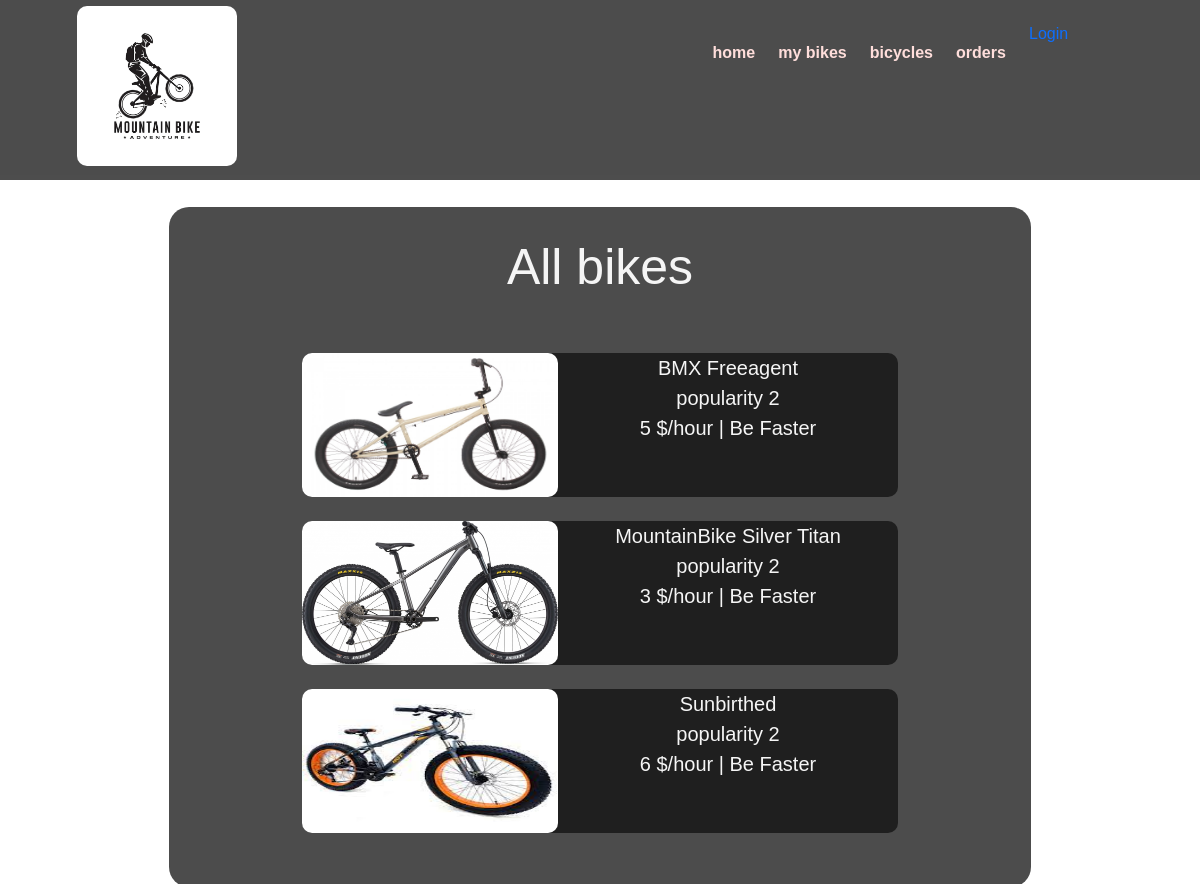
Screenshot of /bikes/ with the database file from the repository.
### homepage/models.py (models this page shows, shortened)
class Bicycle(models.Model):
    station = models.ForeignKey(BicycleStation, on_delete=models.CASCADE)
    photo = models.ImageField(verbose_name='Bicycle photo', upload_to='bicycles/', blank=True, null=True)
    name = models.CharField('Bicycle name', max_length=50)
    description = models.TextField('Description')
    usages = models.PositiveIntegerField('Amount of usages')
    status = models.CharField('Status', max_length=50,default="free")
    price = models.PositiveIntegerField('Hire price')
    user = models.PositiveIntegerField("Sharing user", default=0)

class BicycleStation(models.Model):
    name = models.CharField('Station name', max_length=50)

### homepage/views.py (the view)
# urls.py: path('bikes/', views.allBikes, name="bikes"),
def allBikes(request):
    data = {
        'bikeStation': BicycleStation(name="All bikes"),
        'bikes': Bicycle.objects.all()
    }
    return render(request, 'homePage/bicycles.html', data)

### homepage/templates/homePage/bicycles.html (shortened to what this page needs)
{%extends 'layouts.html'%}
{% block content %}
<div class = "features">
    <h1 >{{bikeStation.name}}</h1>
    <br>
    <br>
    {%for bike in bikes%}
    {%if bike.status == "free"%}
    <a class = "bike-card" href="{% url 'bikeDetails' bike.station.id bike.id%}">
        <img src="/media/{{bike.photo}}" width="256" height="144" class = "leftimg" >
        {{bike.name}}<br>
        popularity {{bike.usages}}<br>
        {{bike.price}} $/hour
        {%if bikeStation.name == "All bikes"%}
        | {{bike.station.name}}
        {%endif%}
        </a>
    <br><br>
    {%endif%}
    {%endfor%}
</div>
{%endblock%}

### homepage/templates/layouts.html (shortened to what this page needs)
{% load static%}
<html lang="en">
<head>
    <link rel="stylesheet" href="https://cdn.jsdelivr.net/npm/bootstrap@5.2.2/dist/css/bootstrap.min.css">
    <link rel="stylesheet" href="{% static 'main/css/main.css'%}">
</head>
<body class = "bg-image" >
<aside>
    <img src="{% static 'main/img/logo.png'%}" alt="Logo">
    <ul>
        <a href="{% url 'homePage'%}"> <li ><iconify-icon inline icon="material-symbols:home-rounded" width="44" height="44"></iconify-icon>home</li></a>
        <a href="{% url 'make_order' 'trolley' 0 %}"> <li ><iconify-icon inline icon="simple-icons:authy" width="44" height="44"></iconify-icon>my bikes</li></a>
        <a href="{% url 'bikes'%}"> <li ><iconify-icon inline icon="mdi:bike-fast" width="44" height="44"></iconify-icon> bicycles</li></a>
        <a href="{%url 'trolley'%}"> <li ><iconify-icon inline icon="mdi:trolley" width="44" height="44"></iconify-icon>orders</li></a>
    </ul>
    {% if user.is_authenticated %}
        <div class="username">Hi {{ user.username }}!
    {% else %}
        <a href = "{% url 'login/out' %}">Login</a>
        {%endif%}
    </aside>
<main>{%block content%}
{%endblock%}
</main>
</body>
</html>

### homepage/static/main/css/main.css (style rules this page uses)
body, html { background-image: url('../img/blured_back.bmp'); background-position: center; background-repeat: no-repeat; background-attachment: fixed; font-family: Arial, Helvetica, sans-serif; }
.bg-image { height:100%; }
aside { z-index:2; position: fixed; top: 0%; left: 0%; background-color: rgba(0,0,0, 0.7); width:100%; display:block; padding:0.5%; height:180px; border-bottom:5px solid #4d4d4d; }
aside img { float:left; display:block; margin-right:40%; margin-left:6%; border-radius:10px; width: 160px; }
aside a { text-decoration:none; }
aside ul { list-style:none; }
aside ul li { color:#ffdedb; font-weight:bold; display:block; float:left; margin-top: 3%; margin-right:2%; transition:transform .2s ease; }
main .features { z-index:1; position: absolute; margin-left:auto; margin-right:auto; top: 20%; left: 0; right: 0; color:whitesmoke; background-color: rgba(0,0,0, 0.7); float:center; margin-top:30px; text-align: center; width:862px; margin:30px auto 0 auto; border-radius:20px; padding: 30px; }
main .features h1 { font-size:50px; }
main .features a { transition:transform .2s ease; }
.leftimg { float:left; margin:0 10px 0 0; border-radius:10px; }
.bike-card { text-decoration:none; display:inline-block; margin-left:auto; margin-right:auto; padding-right:10px; width:596px; height:144px; border-radius:10px; background:rgba(0,0,0,0.6); color:whitesmoke; font-size:20px; transition:transform .2s ease; }

### rows the page displays
Bicycle: photo (picture), name "BMX Freeagent", usages "2", price "5", station.name "Be Faster"
Bicycle: photo (picture), name "MountainBike Silver Titan", usages "2", price "3", station.name "Be Faster"
Bicycle: photo (picture), name "Sunbirthed", usages "2", price "6", station.name "Be Faster"

### other values shown
{{ bikeStation.name }} "All bikes"
